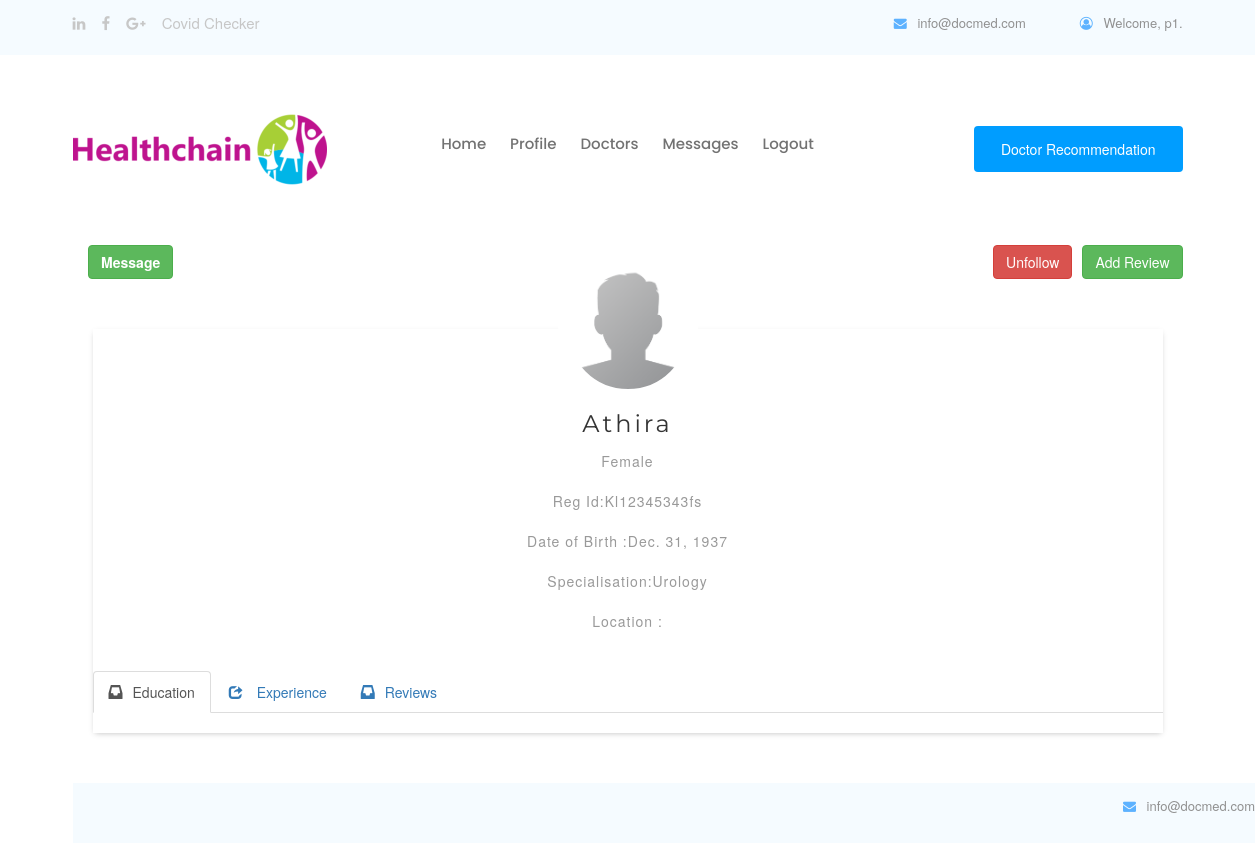
Screenshot of /home/viewdoctor/Athira (signed in) with the database file from the repository.
### pages/models.py (models this page shows, shortened)
class MyUser(AbstractBaseUser):
	username= models.CharField(max_length=30,unique=True)
	date_joined	= models.DateTimeField(verbose_name='date joined', auto_now_add=True)
	last_login= models.DateTimeField(verbose_name='last login', auto_now=True)
	is_admin= models.BooleanField(default=False)
	is_active= models.BooleanField(default=True)
	is_staff= models.BooleanField(default=False)
	is_superuser= models.BooleanField(default=False)
	user_type= models.PositiveSmallIntegerField(choices=USER_TYPE_CHOICES, default=4)
	USERNAME_FIELD = 'username'
	objects = MyAccountManager()
	def __str__(self):
		return self.username

class Doctor(models.Model):
	id=models.BigAutoField(primary_key=True)
	username= models.OneToOneField(MyUser,on_delete=models.CASCADE)
	regid = models.CharField(max_length=60,unique=True)
	dname=models.CharField(max_length=50)
	dob = models.DateField(null=True, blank=True)
	gender=models.IntegerField(choices=GENDER_CHOICES,blank=True)
	spec=models.CharField(max_length=50,blank=True)
	hos=models.CharField(max_length=150,blank=True)
	imagefile=models.ImageField(upload_to='doctor/',default="default.jpg",blank=True,null=True)
	location = PlacesField()
	follower = GenericRelation(Follow,related_query_name='doctor')

### pages/views.py (the view)
# urls.py: path('viewdoctor/<slug:slug>',ViewDoctor.as_view(), name='viewdoctor'),
class ViewDoctor(MyPermissionMixin, DetailView):
    raise_exception = True
    login_url = "/login/"
    context_object_name = 'doctor'
    def get_object(self, *args, **kwargs):
        return get_object_or_404(Doctor, dname=self.kwargs['slug'])
    def get_context_data(self, **kwargs):
        context = super(ViewDoctor, self).get_context_data(**kwargs)
        if self.request.user.user_type == 1:
            pt = get_object_or_404(Patient, username=self.request.user)
        elif self.request.user.user_type == 2:
            pt = get_object_or_404(Doctor, username=self.request.user)
        doc = get_object_or_404(Doctor, dname=self.kwargs['slug'])
        followers = pt.follower.filter(following=doc)
        if followers:
            context['follow'] = 'True'
        else:
            context['follow'] = 'False'
        context['education'] = Education.objects.filter(user=doc)
        context['experience'] = Experience.objects.filter(user=doc)
        context['review'] = Review.objects.filter(doctor=doc)
        return context
    template_name = 'pages/doctorprofile.html'
    def test_func(self):
        return (self.request.user.user_type == 1 or self.request.user.user_type == 2)

### pages/models.py (called while the page is built)
	def __str__(self):
		return self.pname

### pages/views.py (called while the page is built)
    def dispatch(self, request, *args, **kwargs):
        if not request.user.is_authenticated:
            return redirect('login')
        else:
            user_test_result = self.get_test_func()()
            if not request.user.is_authenticated or not user_test_result:
                return HttpResponse('<h2> Permission Denied ! </h2>')
            return super().dispatch(request, *args, **kwargs)

### pages/templates/pages/doctorprofile.html (shortened to what this page needs)
{% extends 'pages/base.html' %}
{% load static %}
{% block content %}
<link href="//netdna.bootstrapcdn.com/bootstrap/3.0.0/css/bootstrap.min.css"
  rel="stylesheet" id="bootstrap-css">
<link href="https://unpkg.com/gijgo@1.9.13/css/gijgo.min.css" rel="stylesheet"
  type="text/css" />
  <link rel="stylesheet" type="text/css" href="{% static 'css/star-rating-svg.css' %}">
{% if user.user_type == 1 %}
<button style="float: right;margin-left: 1opx;" class="btn btn-success" onclick="openFormreview()">
  Add Review
</button>
{% endif %}
{% if follow == 'True' %}
<button style="float: right;margin-right: 10px;" class="btn btn-danger">
  <a style="color: white;" href="{% url 'unfollowdoctor' pk=doctor.id %}">Unfollow</a>
</button>
<button class="open-button btn btn-success" onclick="openForm()">
  <strong>Message</strong>
</button>
{% endif %}
<div class="rela-block profile-card">
  <div class="profile-pic" id="profile_pic">
  </div>
  <div class="rela-block profile-name-container">
    <div class="rela-block user-name" id="user_name">{{doctor.dname}}</div>
    <div class="rela-block user-desc" id="user_description">{{doctor.get_gender_display}}</div><br>
    <div class="rela-block user-desc" id="user_description">Reg
      Id:{{doctor.regid}}</div><br>
    <div class="rela-block user-desc" id="user_description">Date of Birth
      :{{doctor.dob}}</div><br>
    <div class="rela-block user-desc" id="user_description">Specialisation:{{doctor.spec}}</div><br>
    <div class="rela-block user-desc" id="user_description">Location
      :{{doctor.location.place}}</div><br>
  </div>
  <ul class="nav nav-tabs">
    <li class="active"><a href="#education" data-toggle="tab"><span
          class="glyphicon glyphicon-inbox">
        </span>Education</a></li>
    <li><a href="#experience" data-toggle="tab"><span class="glyphicon
          glyphicon-share"></span>
        Experience</a></li>
    <li><a href="#reviews" data-toggle="tab"><span class="glyphicon
          glyphicon-inbox">
        </span>Reviews</a></li>
  </ul>
  <br>
{% endblock %}

### pages/templates/pages/base.html (shortened to what this page needs)
{% load static %}
<!doctype html>
<html lang="en">
  <head>
<link rel="stylesheet" href="{% static 'css/rotating-card.css' %}">
    <link rel="stylesheet" href="{% static 'css/style.css' %}">
    <link rel="stylesheet" href="{% static 'css/bootstrap.min.css' %}">
    <link rel="stylesheet"
      href="https://cdnjs.cloudflare.com/ajax/libs/font-awesome/4.7.0/css/font-awesome.min.css">
    <link rel="stylesheet" href="{% static 'css/themify-icons.css' %}">
    <link rel="stylesheet" href="{% static 'css/mystyle.css' %}">
  </head>
  <div id="container">
    <body>
      <header>
        <div class="header-area">
          <div class="header-top_area">
            <div class="container">
              <div class="row">
                <div class="col-xl-6 col-md-6">
                  <div class="social_media_links">
                    <a href="#">
                      <i class="fa fa-linkedin"></i>
                    </a>
                    <a href="#">
                      <i class="fa fa-facebook"></i>
                    </a>
                    <a href="#">
                      <i class="fa fa-google-plus"></i>
                    </a>
                      <a  href="{% url 'covid' %}">Covid Checker</a>
                  </div>
                </div>
                <div class="col-xl-6 col-md-6">
                  <div class="short_contact_list">
                    <ul>
                      <li><a href="#"> <i class="fa fa-envelope"></i>
                          info@docmed.com</a></li>
                      {% if user.is_authenticated %}
                      <li><a href="#"> <i class="fa fa-user-circle-o"></i>
                          Welcome, {{ user.username }}. </a></li>
                      {%endif%}
                    </ul>
                  </div>
                </div>
              </div>
            </div>
          </div>
          <div id="sticky-header" class="main-header-area">
            <div class="container">
              <div class="row align-items-center">
                <div class="col-xl-3 col-lg-2">
                  <div class="logo">
                    <a href="#">
                      <img src="/media/img/healthlogo.png">
                    </a>
                  </div>
                </div>
                <div class="col-xl-6 col-lg-7">
                  <div class="main-menu d-none d-lg-block">
                    <nav>
                      <ul id="navigation">
                        <li><a class="active" href="{% url 'home' %}">Home</a></li>
                        {% if user.user_type == 3 %}
                        <li><a href="{% url 'addd' %}">Doctor Registration</a></li>
                        <li><a href="{% url 'hospitalprofile' %}">Profile</a></li>
                        {% elif user.user_type == 1 %}
                        <li><a href="{% url 'patientprofile' %}">Profile</a></li>
                        <li><a href="{% url 'doctorlist' %}">Doctors</a></li>
                        <li><a href="{% url 'viewmessage' %}">Messages</a></li>
                        {% endif %}
                        {% if user.is_authenticated %}
                        <li> <a href="{% url 'logout' %}"> Logout</a></li>
                        {% else %}
                        <li> <a href="{% url 'login' %}"> Login</a></li>
                        {% endif %}
                      </ul>
                    </nav>
                  </div>
                </div>
                <div class="col-xl-3 col-lg-3 d-none d-lg-block">
                  <div class="Appointment">
                    <div class="book_btn d-none d-lg-block">
                      {% if user.user_type == 3 %}
                      <a class="popup-with-form" href="#test-form">Make an
                        Appointment</a>
                      {% elif user.user_type == 2 %}
                      <a class="popup-with-form" href="{% url 'treatpatient'
                        %}">Treat Patient</a>
                      {% elif user.user_type == 1 %}
                      <a class="popup-with-form" href="{% url 'doctorrecommend' %}">Doctor Recommendation</a>
                      {% endif %}
                    </div>
                  </div>
                </div>
                <div class="col-12">
                </div>
              </div>
            </div>
          </div>
        </div>
      </header>
      <div class="container">
        {% block content %}
        {% endblock %}
      </div>
      <br><br><br><br>
      <footer id="footer">
        <div class="header-area">
          <div class="header-top_area">
            <div class="container">
              <div class="row">
                <div class="col-xl-6 col-md-6">
                </div>
                <div class="col-xl-6 col-md-6">
                  <div class="short_contact_list">
                    <ul>
                      <li><a href="#"> <i class="fa fa-envelope"></i>
                          info@docmed.com</a></li>
                    </ul>
                  </div>
                </div>
              </div>
            </div>
          </div>
        </div>
      </footer>
    </body>
  </div>
</html>

### pages/static/css/rotating-card.css (style rules this page uses)
body { margin-top: 60px; font-size: 14px; font-family: "Helvetica Nueue",Arial,Verdana,sans-serif; background-color: #E5E9ED; }

### pages/static/css/mystyle.css (style rules this page uses)
#footer { margin:0 auto; width:834px; height:auto; overflow:hidden; position: fixed; bottom: 0px; }
html, body { margin:0; padding:0; height:100%; }
#container { min-height:100%; position:relative; }
#footer { position:absolute; bottom:0; width:100%; height:60px; background: #F5FBFF; }

### rows the page displays
MyUser: username "p1"
Doctor: dname "Athira", gender "Female", regid "Kl12345343fs", dob "Dec. 31, 1937", spec "Urology"
